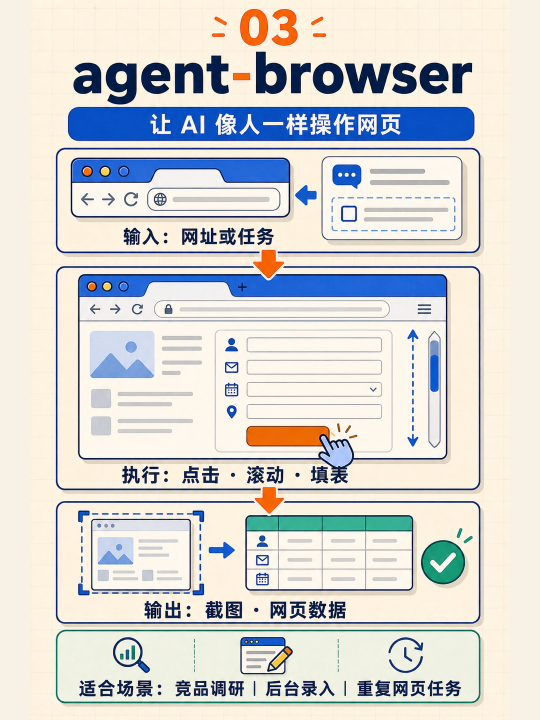
#> input picture wechat-explainer-images/assets/explainer-style-reference.png, 1080 x 1440 px (shown at 1/2 size)
$ python normalize_image.py ../assets/explainer-style-reference.png out.png
#> lines starting #> are read from the running program, lines starting #| are printed output that depends on the picture
#!/usr/bin/env python3
"""Normalize an image to a fixed canvas without stretching or cropping."""

from __future__ import annotations

import argparse
from pathlib import Path

from PIL import Image


def parse_hex_color(value: str) -> tuple[int, int, int]:
    value = value.strip().lstrip("#")
    if len(value) != 6:
        raise argparse.ArgumentTypeError("background must be a 6-digit hex color")
    try:
        return tuple(int(value[i : i + 2], 16) for i in (0, 2, 4))
    except ValueError as exc:
        raise argparse.ArgumentTypeError("background must be hexadecimal") from exc


def main() -> None:
    parser = argparse.ArgumentParser(
        description="Contain an image on a fixed-size canvas, preserving aspect ratio."
    )
    parser.add_argument("input", type=Path)
    parser.add_argument("output", type=Path)
    parser.add_argument("--width", type=int, default=1080)
    parser.add_argument("--height", type=int, default=1440)
    parser.add_argument(
        "--background", type=parse_hex_color, default=parse_hex_color("F8F1E5")
    )
    args = parser.parse_args()

    if args.width <= 0 or args.height <= 0:
        parser.error("width and height must be positive")

    with Image.open(args.input) as source:
#> source is the input picture: PIL image 1080x1440 RGB; mean R, G, B 213, 212.8, 210.8
        source = source.convert("RGBA")
#> source: PIL image 1080x1440 RGBA
        scale = min(args.width / source.width, args.height / source.height)
#> scale = 1
        size = (
            max(1, round(source.width * scale)),
            max(1, round(source.height * scale)),
        )
#> size = (1080, 1440)
        resized = source.resize(size, Image.Resampling.LANCZOS)

        canvas = Image.new("RGBA", (args.width, args.height), (*args.background, 255))
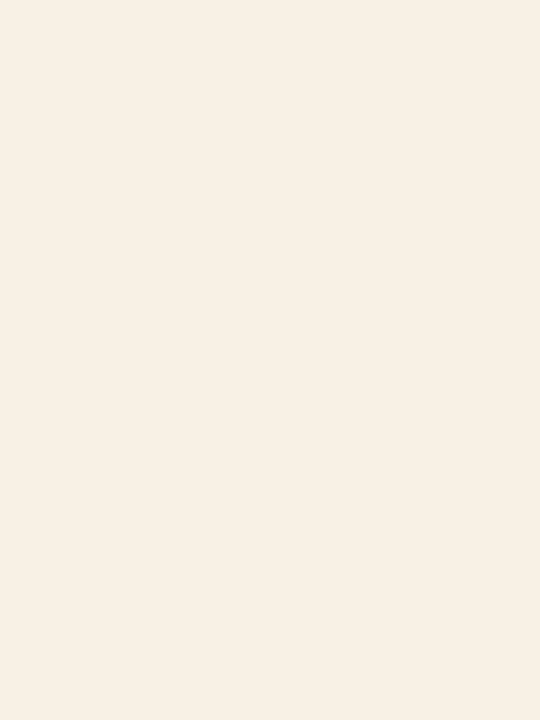
#> canvas: PIL image 1080x1440 RGBA (shown at 1/2 size); mean R, G, B, A 248, 241, 229, 255
        position = ((args.width - size[0]) // 2, (args.height - size[1]) // 2)
#> position = (0, 0)
        canvas.alpha_composite(resized, position)

        args.output.parent.mkdir(parents=True, exist_ok=True)
        canvas.convert("RGB").save(args.output, format="PNG", optimize=True)

    print(f"Saved {args.output} ({args.width}x{args.height})")


if __name__ == "__main__":
    main()
